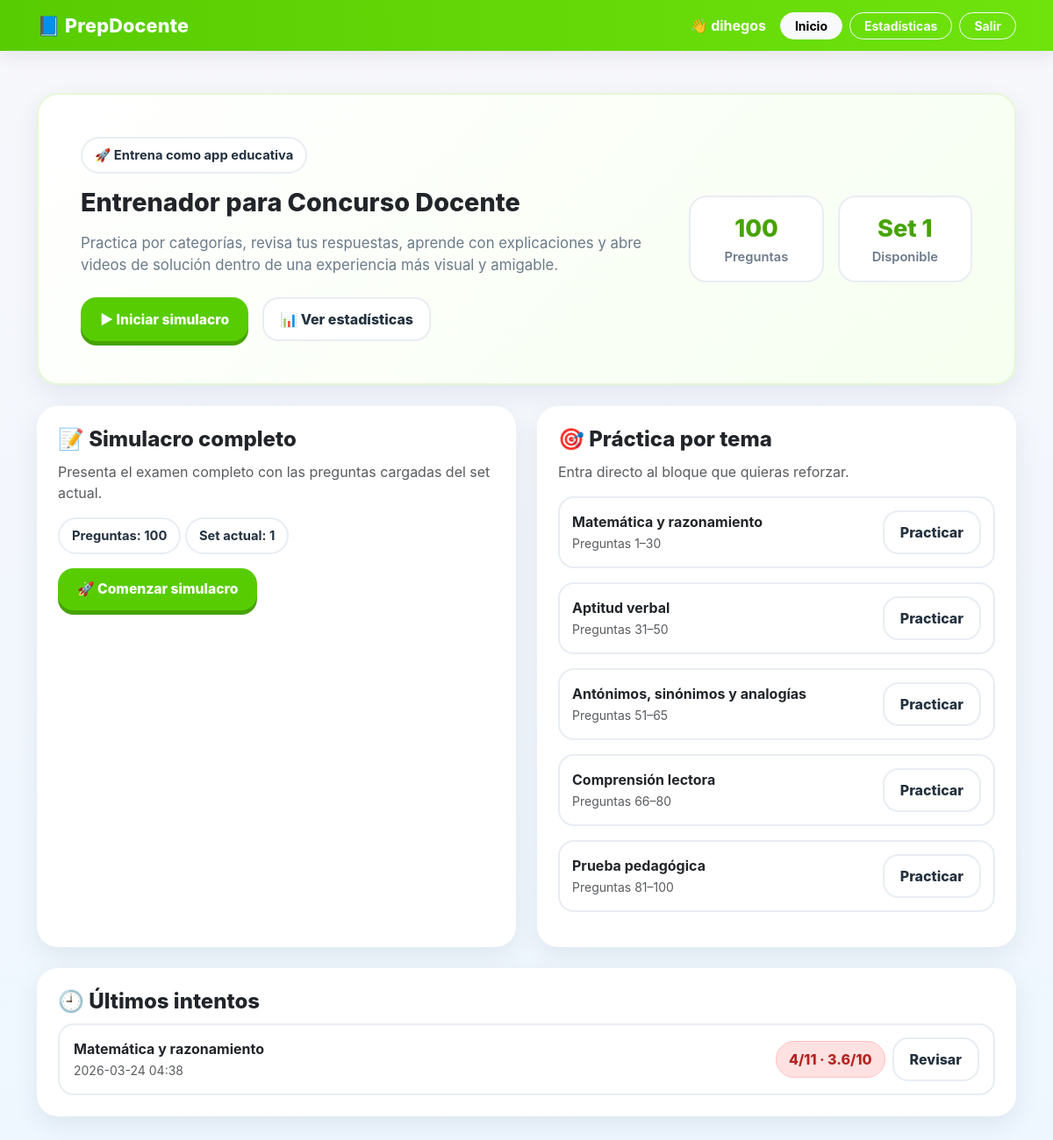
Screenshot of / (signed in) with the database file from the repository.
### prepdocente/models.py (models this page shows, shortened)
class User(UserMixin, db.Model):
    id = db.Column(db.Integer, primary_key=True)
    username = db.Column(db.String(80), unique=True, nullable=False, index=True)
    email = db.Column(db.String(120), unique=True, nullable=True, index=True)
    password_hash = db.Column(db.String(255), nullable=False)
    created_at = db.Column(db.DateTime, default=datetime.utcnow)
    attempts = db.relationship(
        "Attempt",
        backref="user",
        lazy=True,
        cascade="all, delete-orphan"
    )

class Attempt(db.Model):
    id = db.Column(db.Integer, primary_key=True)
    user_id = db.Column(db.Integer, db.ForeignKey("user.id"), nullable=False)
    mode = db.Column(db.String(20), default="practice")
    category = db.Column(db.String(120), nullable=True)
    quiz_set = db.Column(db.Integer, default=1)
    score = db.Column(db.Integer, default=0)
    total_questions = db.Column(db.Integer, default=0)
    grade_10 = db.Column(db.Float, default=0.0)
    passed = db.Column(db.Boolean, default=False)
    started_at = db.Column(db.DateTime, default=datetime.utcnow)
    answers = db.relationship(
        "Answer",
        backref="attempt",
        lazy=True,
        cascade="all, delete-orphan"
    )

### prepdocente/routes.py (the view)
@main_bp.route("/")
@login_required
def index():
    categories = category_ranges()
    current_exam_set = get_current_exam_set()
    total_questions = Question.query.count()
    attempts = (
        Attempt.query
        .filter_by(user_id=current_user.id)
        .order_by(Attempt.started_at.desc())
        .limit(8)
        .all()
    )
    return render_template(
        "index.html",
        categories=categories,
        current_exam_set=current_exam_set,
        total_questions=total_questions,
        attempts=attempts,
    )

### prepdocente/__init__.py (called while the page is built)
@login_manager.user_loader
def load_user(user_id):
    return User.query.get(int(user_id))

### prepdocente/routes.py (called while the page is built)
def get_current_exam_set():
    return 1

### prepdocente/utils.py (called while the page is built)
def category_ranges():
    return {
        "Matemática y razonamiento": (1, 30),
        "Aptitud verbal": (31, 50),
        "Antónimos, sinónimos y analogías": (51, 65),
        "Comprensión lectora": (66, 80),
        "Prueba pedagógica": (81, 100),
    }

### prepdocente/templates/index.html (shortened to what this page needs)
{% extends 'base.html' %}
{% block content %}
<div class="card hero-card mb-4">
    <div class="card-body p-4 p-md-5">
        <div class="row align-items-center g-4">
            <div class="col-lg-8">
                <div class="duo-pill mb-3">🚀 Entrena como app educativa</div>
                <h1 class="duo-title mb-3">Entrenador para Concurso Docente</h1>
                <p class="duo-subtitle mb-4">
                    Practica por categorías, revisa tus respuestas, aprende con explicaciones
                    y abre videos de solución dentro de una experiencia más visual y amigable.
                </p>
                <div class="d-flex flex-wrap gap-3">
                    <a href="{{ url_for('main.quiz_all') }}" class="btn-duolingo-pro">
                        ▶ Iniciar simulacro
                    </a>
                    <a href="{{ url_for('main.stats') }}" class="btn-duo-outline">
                        📊 Ver estadísticas
                    </a>
                </div>
            </div>
            <div class="col-lg-4">
                <div class="row g-3">
                    <div class="col-6">
                        <div class="duo-stat">
                            <div class="duo-stat-number">{{ total_questions }}</div>
                            <div class="duo-stat-label">Preguntas</div>
                        </div>
                    </div>
                    <div class="col-6">
                        <div class="duo-stat">
                            <div class="duo-stat-number">Set {{ current_exam_set }}</div>
                            <div class="duo-stat-label">Disponible</div>
                        </div>
                    </div>
                </div>
            </div>
        </div>
    </div>
</div>
<div class="row g-4 mb-4">
    <div class="col-lg-6">
        <div class="card h-100">
            <div class="card-body p-4">
                <h4 class="section-card-title">📝 Simulacro completo</h4>
                <p class="text-muted">
                    Presenta el examen completo con las preguntas cargadas del set actual.
                </p>
                <div class="mb-3">
                    <span class="duo-pill">Preguntas: {{ total_questions }}</span>
                    <span class="duo-pill">Set actual: {{ current_exam_set }}</span>
                </div>
                <a href="{{ url_for('main.quiz_all') }}" class="btn-duolingo-pro">
                    🚀 Comenzar simulacro
                </a>
            </div>
        </div>
    </div>
    <div class="col-lg-6">
        <div class="card h-100">
            <div class="card-body p-4">
                <h4 class="section-card-title">🎯 Práctica por tema</h4>
                <p class="text-muted">
                    Entra directo al bloque que quieras reforzar.
                </p>
                {% for category, rng in categories.items() %}
                    <div class="category-item d-flex justify-content-between align-items-center mb-3">
                        <div>
                            <div class="fw-bold">{{ category }}</div>
                            <small class="text-muted">Preguntas {{ rng[0] }}–{{ rng[1] }}</small>
                        </div>
                        <a href="{{ url_for('main.quiz_category', category=category) }}" class="btn-duo-outline">
                            Practicar
                        </a>
                    </div>
                {% endfor %}
            </div>
        </div>
    </div>
</div>
<div class="card">
    <div class="card-body p-4">
        <h4 class="section-card-title">🕘 Últimos intentos</h4>
        {% if attempts %}
            <div class="d-flex flex-column gap-3">
                {% for attempt in attempts %}
                    <div class="attempt-item d-flex flex-column flex-md-row justify-content-between align-items-md-center gap-3">
                        <div>
                            <div class="fw-bold">
                                {{ attempt.category or 'Simulacro completo' }}
                            </div>
                            <small class="text-muted">
                                {{ attempt.started_at.strftime('%Y-%m-%d %H:%M') }}
                            </small>
                        </div>
                        <div class="d-flex align-items-center gap-2 flex-wrap">
                            <span class="{% if attempt.passed %}badge-duo-success{% else %}badge-duo-danger{% endif %}">
                                {{ attempt.score }}/{{ attempt.total_questions }} · {{ "%.1f"|format(attempt.grade_10) }}/10
                            </span>
                            <a href="{{ url_for('main.review', attempt_id=attempt.id) }}" class="btn-duo-outline">
                                Revisar
                            </a>
                        </div>
                    </div>
                {% endfor %}
            </div>
        {% else %}
            <p class="mb-0 text-muted">Aún no hay intentos guardados.</p>
        {% endif %}
    </div>
</div>
{% endblock %}

### prepdocente/templates/base.html (shortened to what this page needs)
<!doctype html>
<html lang="es">
<head>
    <link href="https://cdn.jsdelivr.net/npm/bootstrap@5.3.3/dist/css/bootstrap.min.css" rel="stylesheet">
    <link rel="stylesheet" href="{{ url_for('static', filename='style.css') }}">
</head>
<body>
<nav class="navbar navbar-expand-lg navbar-dark navbar-duo">
    <div class="container">
        <a class="navbar-brand" href="{{ url_for('main.index') }}">📘 PrepDocente</a>
        <div class="d-flex gap-2 align-items-center flex-wrap">
            {% if current_user.is_authenticated %}
                <span class="text-white fw-bold me-2">👋 {{ current_user.username }}</span>
                <a class="btn btn-light btn-sm fw-bold rounded-pill px-3" href="{{ url_for('main.index') }}">Inicio</a>
                <a class="btn btn-outline-light btn-sm fw-bold rounded-pill px-3" href="{{ url_for('main.stats') }}">Estadísticas</a>
                <a class="btn btn-outline-light btn-sm fw-bold rounded-pill px-3" href="{{ url_for('main.logout') }}">Salir</a>
            {% else %}
                <a class="btn btn-light btn-sm fw-bold rounded-pill px-3" href="{{ url_for('main.login') }}">Entrar</a>
                <a class="btn btn-outline-light btn-sm fw-bold rounded-pill px-3" href="{{ url_for('main.register') }}">Crear cuenta</a>
            {% endif %}
        </div>
    </div>
</nav>
<div class="container py-4 py-md-5">
    {% block content %}{% endblock %}
</div>
</body>
</html>

### prepdocente/static/style.css (style rules this page uses)
:root { --duo-green: #58cc02; --duo-green-dark: #46a302; --duo-green-soft: #e9fbd7; --duo-blue: #1cb0f6; --duo-yellow: #ffd900; --duo-red: #ff4b4b; --duo-bg: #f7f7fb; --duo-card: #ffffff; --duo-text: #24323f; --duo-muted: #6c7a89; --duo-border: #e8edf3; }
body { background: linear-gradient(180deg, #f7f7fb 0%, #eef7ff 100%); color: var(--duo-text); font-family: "Inter", "Segoe UI", sans-serif; }
a { text-decoration: none; }
.navbar-duo { background: linear-gradient(90deg, var(--duo-green) 0%, #6fe30c 100%); box-shadow: 0 6px 18px rgba(0, 0, 0, 0.08); }
.navbar-brand { font-weight: 800; font-size: 1.35rem; letter-spacing: 0.2px; }
.card { border: none; border-radius: 24px; background: var(--duo-card); box-shadow: 0 10px 28px rgba(31, 41, 55, 0.08); }
.hero-card { background: linear-gradient(135deg, #ffffff 0%, #f6fff0 100%); border: 2px solid #e6f7d6; }
.duo-title { font-weight: 800; font-size: clamp(1.8rem, 2vw, 2.3rem); }
.duo-subtitle { color: var(--duo-muted); font-size: 1.05rem; }
.duo-pill { display: inline-flex; align-items: center; gap: 8px; background: #ffffff; color: var(--duo-text); border: 2px solid var(--duo-border); border-radius: 999px; padding: 8px 14px; font-weight: 700; font-size: 0.92rem; }
.duo-stat { background: #fff; border: 2px solid var(--duo-border); border-radius: 20px; padding: 16px; text-align: center; height: 100%; }
.duo-stat-number { font-size: 1.7rem; font-weight: 800; color: var(--duo-green-dark); }
.duo-stat-label { color: var(--duo-muted); font-weight: 600; font-size: 0.92rem; }
.btn-duolingo-pro { display: inline-flex; align-items: center; justify-content: center; gap: 9px; background: var(--duo-green); color: white; font-weight: 800; font-size: 0.98rem; padding: 12px 22px; border-radius: 18px; border: none; box-shadow: 0 5px 0 var(--duo-green-dark); transition: all 0.15s ease-in-out; }
.btn-duo-outline { display: inline-flex; align-items: center; justify-content: center; gap: 8px; background: #fff; color: var(--duo-text); border: 2px solid var(--duo-border); font-weight: 800; padding: 11px 18px; border-radius: 18px; transition: all 0.15s ease-in-out; }
.section-card-title { font-weight: 800; margin-bottom: 10px; }
.category-item { border: 2px solid var(--duo-border); border-radius: 18px; padding: 14px; transition: all 0.15s ease; background: #fff; }
.attempt-item { border: 2px solid var(--duo-border); border-radius: 18px; padding: 14px 16px; background: #fff; }
.badge-duo-danger { background: #ffe1e1; color: #b42323; border: 1px solid #ffc1c1; font-weight: 800; padding: 8px 14px; border-radius: 999px; }

### rows the page displays
User: username "dihegos"
Attempt: category "Matemática y razonamiento", rng "1", rng "30", started_at "2026-03-24 04:38", score "4", total_questions "11", grade_10 "3.6"

### other values shown
{{ total_questions }} "100"
{{ current_exam_set }} "1"
{{ category }} "Aptitud verbal" "Antónimos, sinónimos y analogías" "Comprensión lectora" "Prueba pedagógica"
{{ rng[0] }} "31" "51" "66" "81"
{{ rng[1] }} "50" "65" "80" "100"
